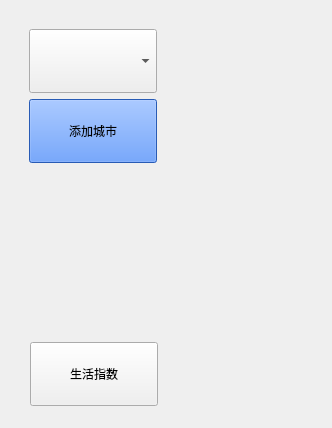
<?xml version="1.0" encoding="UTF-8"?>
<ui version="4.0">
 <class>Widget</class>
 <widget class="QWidget" name="Widget">
  <property name="enabled">
   <bool>true</bool>
  </property>
  <property name="geometry">
   <rect>
    <x>0</x>
    <y>0</y>
    <width>328</width>
    <height>424</height>
   </rect>
  </property>
  <property name="sizePolicy">
   <sizepolicy hsizetype="Fixed" vsizetype="Fixed">
    <horstretch>0</horstretch>
    <verstretch>0</verstretch>
   </sizepolicy>
  </property>
  <property name="windowTitle">
   <string>Widget</string>
  </property>
  <property name="styleSheet">
   <string notr="true"/>
  </property>
  <layout class="QGridLayout" name="gridLayout_2">
   <item row="0" column="0">
    <widget class="QWidget" name="widget_2" native="true">
     <property name="sizePolicy">
      <sizepolicy hsizetype="Fixed" vsizetype="Fixed">
       <horstretch>0</horstretch>
       <verstretch>0</verstretch>
      </sizepolicy>
     </property>
     <property name="minimumSize">
      <size>
       <width>310</width>
       <height>170</height>
      </size>
     </property>
     <property name="maximumSize">
      <size>
       <width>310</width>
       <height>170</height>
      </size>
     </property>
     <layout class="QGridLayout" name="gridLayout">
      <item row="0" column="0">
       <widget class="QWidget" name="widget" native="true">
        <layout class="QVBoxLayout" name="verticalLayout">
         <item>
          <widget class="QComboBox" name="comboBox_CityNow">
           <property name="sizePolicy">
            <sizepolicy hsizetype="Fixed" vsizetype="Fixed">
             <horstretch>0</horstretch>
             <verstretch>0</verstretch>
            </sizepolicy>
           </property>
           <property name="minimumSize">
            <size>
             <width>128</width>
             <height>64</height>
            </size>
           </property>
           <property name="maximumSize">
            <size>
             <width>128</width>
             <height>64</height>
            </size>
           </property>
          </widget>
         </item>
         <item>
          <widget class="QPushButton" name="btn_addCity">
           <property name="sizePolicy">
            <sizepolicy hsizetype="Fixed" vsizetype="Fixed">
             <horstretch>0</horstretch>
             <verstretch>0</verstretch>
            </sizepolicy>
           </property>
           <property name="minimumSize">
            <size>
             <width>128</width>
             <height>64</height>
            </size>
           </property>
           <property name="maximumSize">
            <size>
             <width>128</width>
             <height>64</height>
            </size>
           </property>
           <property name="styleSheet">
            <string notr="true">background-color: rgb(56, 128, 254);
font: 14pt &quot;Adobe 黑体 Std R&quot;;
color: rgb(0, 0, 0);</string>
           </property>
           <property name="text">
            <string>添加城市</string>
           </property>
          </widget>
         </item>
        </layout>
       </widget>
      </item>
      <item row="0" column="1">
       <widget class="QLabel" name="label_image">
        <property name="enabled">
         <bool>true</bool>
        </property>
        <property name="sizePolicy">
         <sizepolicy hsizetype="Fixed" vsizetype="Fixed">
          <horstretch>25</horstretch>
          <verstretch>25</verstretch>
         </sizepolicy>
        </property>
        <property name="minimumSize">
         <size>
          <width>128</width>
          <height>128</height>
         </size>
        </property>
        <property name="maximumSize">
         <size>
          <width>128</width>
          <height>128</height>
         </size>
        </property>
        <property name="sizeIncrement">
         <size>
          <width>200</width>
          <height>200</height>
         </size>
        </property>
        <property name="baseSize">
         <size>
          <width>200</width>
          <height>200</height>
         </size>
        </property>
        <property name="text">
         <string/>
        </property>
       </widget>
      </item>
     </layout>
    </widget>
   </item>
   <item row="1" column="0">
    <widget class="QWidget" name="widget_3" native="true">
     <property name="sizePolicy">
      <sizepolicy hsizetype="Fixed" vsizetype="Fixed">
       <horstretch>0</horstretch>
       <verstretch>0</verstretch>
      </sizepolicy>
     </property>
     <property name="minimumSize">
      <size>
       <width>310</width>
       <height>230</height>
      </size>
     </property>
     <property name="maximumSize">
      <size>
       <width>310</width>
       <height>230</height>
      </size>
     </property>
     <layout class="QVBoxLayout" name="verticalLayout_3">
      <item>
       <layout class="QHBoxLayout" name="horizontalLayout_3">
        <item>
         <widget class="QLabel" name="text">
          <property name="sizePolicy">
           <sizepolicy hsizetype="Fixed" vsizetype="Fixed">
            <horstretch>0</horstretch>
            <verstretch>0</verstretch>
           </sizepolicy>
          </property>
          <property name="minimumSize">
           <size>
            <width>128</width>
            <height>64</height>
           </size>
          </property>
          <property name="maximumSize">
           <size>
            <width>128</width>
            <height>64</height>
           </size>
          </property>
          <property name="styleSheet">
           <string notr="true">font: 16pt &quot;华文行楷&quot;;</string>
          </property>
          <property name="text">
           <string/>
          </property>
          <property name="alignment">
           <set>Qt::AlignCenter</set>
          </property>
         </widget>
        </item>
        <item>
         <widget class="QLabel" name="temp">
          <property name="sizePolicy">
           <sizepolicy hsizetype="Fixed" vsizetype="Fixed">
            <horstretch>0</horstretch>
            <verstretch>0</verstretch>
           </sizepolicy>
          </property>
          <property name="minimumSize">
           <size>
            <width>128</width>
            <height>64</height>
           </size>
          </property>
          <property name="maximumSize">
           <size>
            <width>128</width>
            <height>64</height>
           </size>
          </property>
          <property name="styleSheet">
           <string notr="true">font: 16pt &quot;华文行楷&quot;;</string>
          </property>
          <property name="text">
           <string/>
          </property>
          <property name="alignment">
           <set>Qt::AlignCenter</set>
          </property>
         </widget>
        </item>
       </layout>
      </item>
      <item>
       <layout class="QHBoxLayout" name="horizontalLayout_2">
        <item>
         <widget class="QLabel" name="windScale">
          <property name="sizePolicy">
           <sizepolicy hsizetype="Fixed" vsizetype="Fixed">
            <horstretch>0</horstretch>
            <verstretch>0</verstretch>
           </sizepolicy>
          </property>
          <property name="minimumSize">
           <size>
            <width>128</width>
            <height>64</height>
           </size>
          </property>
          <property name="maximumSize">
           <size>
            <width>128</width>
            <height>64</height>
           </size>
          </property>
          <property name="styleSheet">
           <string notr="true">font: 16pt &quot;华文行楷&quot;;</string>
          </property>
          <property name="text">
           <string/>
          </property>
          <property name="alignment">
           <set>Qt::AlignCenter</set>
          </property>
         </widget>
        </item>
        <item>
         <widget class="QLabel" name="windDir">
          <property name="sizePolicy">
           <sizepolicy hsizetype="Fixed" vsizetype="Fixed">
            <horstretch>0</horstretch>
            <verstretch>0</verstretch>
           </sizepolicy>
          </property>
          <property name="minimumSize">
           <size>
            <width>128</width>
            <height>64</height>
           </size>
          </property>
          <property name="maximumSize">
           <size>
            <width>128</width>
            <height>64</height>
           </size>
          </property>
          <property name="styleSheet">
           <string notr="true">font: 16pt &quot;华文行楷&quot;;</string>
          </property>
          <property name="text">
           <string/>
          </property>
          <property name="alignment">
           <set>Qt::AlignCenter</set>
          </property>
         </widget>
        </item>
       </layout>
      </item>
      <item>
       <layout class="QHBoxLayout" name="horizontalLayout_4">
        <item>
         <widget class="QPushButton" name="btn_toLife">
          <property name="sizePolicy">
           <sizepolicy hsizetype="Fixed" vsizetype="Fixed">
            <horstretch>0</horstretch>
            <verstretch>0</verstretch>
           </sizepolicy>
          </property>
          <property name="minimumSize">
           <size>
            <width>128</width>
            <height>64</height>
           </size>
          </property>
          <property name="maximumSize">
           <size>
            <width>128</width>
            <height>64</height>
           </size>
          </property>
          <property name="styleSheet">
           <string notr="true">background-color: rgb(240, 240, 240);
font: 16pt &quot;华文行楷&quot;;</string>
          </property>
          <property name="text">
           <string>生活指数</string>
          </property>
         </widget>
        </item>
        <item>
         <widget class="QLabel" name="humidity">
          <property name="sizePolicy">
           <sizepolicy hsizetype="Fixed" vsizetype="Fixed">
            <horstretch>0</horstretch>
            <verstretch>0</verstretch>
           </sizepolicy>
          </property>
          <property name="minimumSize">
           <size>
            <width>128</width>
            <height>64</height>
           </size>
          </property>
          <property name="maximumSize">
           <size>
            <width>128</width>
            <height>64</height>
           </size>
          </property>
          <property name="styleSheet">
           <string notr="true">font: 16pt &quot;华文行楷&quot;;</string>
          </property>
          <property name="text">
           <string/>
          </property>
          <property name="alignment">
           <set>Qt::AlignCenter</set>
          </property>
         </widget>
        </item>
       </layout>
      </item>
     </layout>
    </widget>
   </item>
  </layout>
 </widget>
 <resources/>
 <connections/>
</ui>
